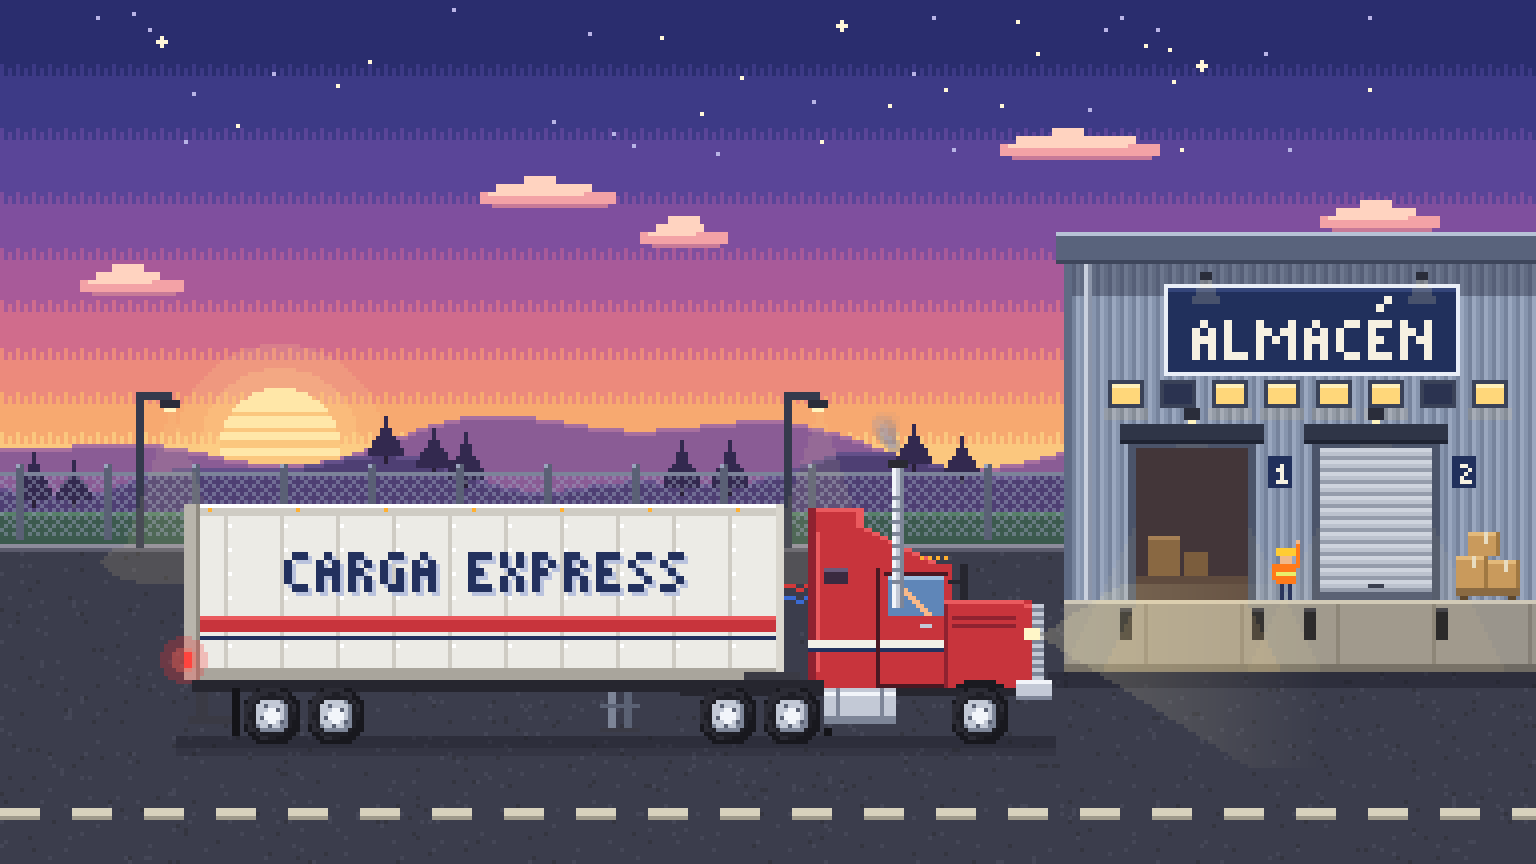

Python code for this plot:
"""Pixel art: camión con remolque largo llegando a un almacén al atardecer.

Genera:
  camion_almacen.gif  (animación: llega, frena, se abre el muelle)
  camion_almacen.png  (fotograma final a 4x)

Uso: python3 camion_almacen.py
"""
import math
import os
import random

import numpy as np
from PIL import Image

W, H = 384, 216
OUT = os.path.dirname(os.path.abspath(__file__))


def C(h):
    h = h.lstrip("#")
    return np.array([int(h[i:i + 2], 16) for i in (0, 2, 4)], dtype=np.float32)


# ---------------------------------------------------------------- primitivas
class Canvas:
    def __init__(self, img=None):
        self.a = np.zeros((H, W, 3), np.float32) if img is None else img.copy()

    def copy(self):
        return Canvas(self.a)

    def rect(self, x0, y0, x1, y1, c):
        x0, x1 = max(0, int(x0)), min(W, int(x1))
        y0, y1 = max(0, int(y0)), min(H, int(y1))
        if x0 < x1 and y0 < y1:
            self.a[y0:y1, x0:x1] = C(c) if isinstance(c, str) else c

    def px(self, x, y, c):
        x, y = int(x), int(y)
        if 0 <= x < W and 0 <= y < H:
            self.a[y, x] = C(c) if isinstance(c, str) else c

    def blend_rect(self, x0, y0, x1, y1, c, a):
        x0, x1 = max(0, int(x0)), min(W, int(x1))
        y0, y1 = max(0, int(y0)), min(H, int(y1))
        if x0 < x1 and y0 < y1:
            self.a[y0:y1, x0:x1] = self.a[y0:y1, x0:x1] * (1 - a) + C(c) * a

    def blend_px(self, x, y, c, a):
        x, y = int(x), int(y)
        if 0 <= x < W and 0 <= y < H:
            self.a[y, x] = self.a[y, x] * (1 - a) + C(c) * a

    def circle(self, cx, cy, r, c, blend=None):
        for y in range(int(cy - r - 1), int(cy + r + 2)):
            for x in range(int(cx - r - 1), int(cx + r + 2)):
                dx, dy = x + 0.5 - cx, y + 0.5 - cy
                if dx * dx + dy * dy <= r * r:
                    if blend is None:
                        self.px(x, y, c)
                    else:
                        self.blend_px(x, y, c, blend)

    def span_poly(self, rows, c, a=None):
        """rows: lista de (y, x0, x1)."""
        for y, x0, x1 in rows:
            if a is None:
                self.rect(x0, y, x1, y + 1, c)
            else:
                self.blend_rect(x0, y, x1, y + 1, c, a)

    def text(self, x, y, s, c, scale=1):
        for ch in s:
            g = FONT.get(ch, FONT[" "])
            for gy, row in enumerate(g):
                for gx, v in enumerate(row):
                    if v == "#":
                        self.rect(x + gx * scale, y + gy * scale,
                                  x + (gx + 1) * scale, y + (gy + 1) * scale, c)
            if ch == "É":  # tilde aguda
                self.rect(x + 2 * scale, y - 3 * scale, x + 3 * scale, y - 2 * scale, c)
                self.rect(x + 1 * scale, y - 2 * scale, x + 2 * scale, y - 1 * scale, c)
            x += (len(g[0]) + 1) * scale


FONT = {
    "A": [".#.", "#.#", "###", "#.#", "#.#"],
    "C": [".##", "#..", "#..", "#..", ".##"],
    "E": ["###", "#..", "##.", "#..", "###"],
    "É": ["###", "#..", "##.", "#..", "###"],
    "G": [".##", "#..", "#.#", "#.#", ".##"],
    "L": ["#..", "#..", "#..", "#..", "###"],
    "M": ["#...#", "##.##", "#.#.#", "#...#", "#...#"],
    "N": ["#..#", "##.#", "#.##", "#..#", "#..#"],
    "P": ["##.", "#.#", "##.", "#..", "#.."],
    "R": ["##.", "#.#", "##.", "#.#", "#.#"],
    "S": [".##", "#..", ".#.", "..#", "##."],
    "X": ["#.#", "#.#", ".#.", "#.#", "#.#"],
    "1": [".#.", "##.", ".#.", ".#.", "###"],
    "2": ["##.", "..#", ".#.", "#..", "###"],
    " ": ["..", "..", "..", "..", ".."],
}


def text_width(s, scale=1):
    return sum((len(FONT[ch][0]) + 1) * scale for ch in s) - scale


# ---------------------------------------------------------------- fondo
def draw_background():
    cv = Canvas()
    rnd = random.Random(7)

    # Cielo de atardecer en bandas con tramado entre ellas
    bands = [(0, "#2a2d6e"), (18, "#3d3a86"), (34, "#5a4598"), (50, "#7f4f9e"),
             (64, "#a85a99"), (77, "#d06c8c"), (89, "#ec8a7c"), (100, "#f7a970"),
             (110, "#fbc77e"), (140, "#fbc77e")]
    for (ya, ca), (yb, _) in zip(bands, bands[1:]):
        cv.rect(0, ya, W, yb, ca)
    for (ya, ca), (yb, cb) in zip(bands, bands[1:]):
        for x in range(W):          # dos filas de tramado en cada frontera
            if x % 2 == 0:
                cv.px(x, yb - 1, cb)
            if x % 2 == 1:
                cv.px(x, yb, ca)
            if x % 4 == 0:
                cv.px(x, yb - 2, cb)
    # Estrellas
    for _ in range(40):
        x, y = rnd.randrange(W), rnd.randrange(0, 40)
        cv.px(x, y, "#fff6d8" if rnd.random() < .4 else "#b9b4e6")
    for x, y in [(40, 10), (300, 16), (210, 6)]:
        for dx, dy in [(0, 0), (1, 0), (-1, 0), (0, 1), (0, -1)]:
            cv.px(x + dx, y + dy, "#fff6d8")

    # Sol poniente con franjas retro
    cv.circle(70, 112, 26, "#ffd98f", blend=0.18)
    cv.circle(70, 112, 20, "#ffd98f", blend=0.25)
    cv.circle(70, 112, 15, "#ffe7a8")
    for y, h in [(103, 1), (107, 1), (110, 2), (114, 2)]:
        for x in range(50, 90):
            if np.allclose(cv.a[y, x], C("#ffe7a8")):
                cv.rect(x, y, x + 1, y + h, "#fbc77e")

    # Nubes
    def cloud(x, y, w):
        cv.rect(x + 4, y, x + w - 6, y + 2, "#ffd3c0")
        cv.rect(x, y + 2, x + w, y + 5, "#f3a2a6")
        cv.rect(x + 2, y + 2, x + w - 8, y + 3, "#ffd3c0")
        cv.rect(x + 3, y + 5, x + w - 2, y + 6, "#c77a98")
        cv.rect(x + w // 3, y - 2, x + w // 3 + 8, y, "#ffd3c0")
    cloud(120, 46, 34); cloud(160, 56, 22); cloud(250, 34, 40); cloud(20, 68, 26)
    cloud(330, 52, 30)

    # Colinas (dos capas) y pinos
    for x in range(W):
        y1 = int(110 + 5 * math.sin(x * 0.031) + 3 * math.sin(x * 0.077 + 2))
        cv.rect(x, y1, x + 1, 136, "#8a5c95")
        cv.px(x, y1, "#a8709f")
    for x in range(W):
        y2 = int(119 + 4 * math.sin(x * 0.045 + 1) + 2 * math.sin(x * 0.11))
        cv.rect(x, y2, x + 1, 136, "#4e3f73")
        cv.px(x, y2, "#64508a")
    for tx in [8, 18, 96, 108, 116, 170, 182, 228, 240]:
        base = int(119 + 4 * math.sin(tx * 0.045 + 1) + 2 * math.sin(tx * 0.11)) + 1
        h = 10 + (tx * 7) % 6
        for i in range(h):
            half = (i * 4) // h + (1 if i > h // 2 else 0)
            cv.rect(tx - half, base - h + i, tx + half + 1, base - h + i + 1, "#33294f")
        cv.rect(tx, base, tx + 1, base + 2, "#2a2038")

    # Franja de césped y valla metálica
    cv.rect(0, 128, W, 137, "#3c5a4e")
    cv.rect(0, 128, W, 129, "#58806a")
    for x in range(0, 270):
        for y in range(118, 134):
            if (x + y) % 4 == 0 or (x - y) % 4 == 0:
                cv.blend_px(x, y, "#9aa3bd", 0.45)
    cv.rect(0, 118, 270, 119, "#7c8399")
    for x in range(4, 270, 22):
        cv.rect(x, 116, x + 2, 135, "#5a6075")
        cv.px(x, 116, "#9aa3bd")

    # Patio de asfalto con textura
    cv.rect(0, 136, W, H, "#3b3d4c")
    cv.rect(0, 136, W, 137, "#8e8c9c")
    cv.rect(0, 137, W, 138, "#5b5b6c")
    for _ in range(1400):
        x, y = rnd.randrange(W), rnd.randrange(138, H)
        cv.px(x, y, "#454757" if rnd.random() < .6 else "#34353f")
    for x in range(0, W, 18):        # línea discontinua
        cv.rect(x, 202, x + 10, 204, "#d8d2bd")
        cv.rect(x, 204, x + 10, 205, "#9f9a8b")

    # Farolas
    for lx in (34, 196):
        cv.rect(lx, 98, lx + 2, 137, "#353a4d")
        cv.rect(lx, 98, lx + 9, 100, "#353a4d")
        cv.rect(lx + 6, 100, lx + 11, 102, "#2a2d3a")
        cv.rect(lx + 7, 102, lx + 10, 103, "#fff4bf")
        rows = [(y, lx + 8 - (y - 103) // 3, lx + 10 + (y - 103) // 3) for y in range(103, 137)]
        cv.span_poly(rows, "#ffe9a0", 0.10)
        for y in range(137, 146):    # charco de luz en el suelo
            hw = int(18 * math.sqrt(max(0, 1 - ((y - 140) / 6) ** 2)))
            cv.blend_rect(lx + 9 - hw, y, lx + 9 + hw, y + 1, "#ffe9a0", 0.12)

    draw_warehouse(cv)
    return cv


# ---------------------------------------------------------------- almacén
WX = 266                    # borde izquierdo del almacén
DOORS = [(284, 312), (330, 358)]
DOOR_Y0, DOOR_Y1 = 112, 150


def draw_warehouse(cv):
    # Pared de chapa ondulada
    pal = ["#9aa7bf", "#8795ae", "#76839c"]
    for x in range(WX, W):
        cv.rect(x, 66, x + 1, 152, pal[(x - WX) % 3])
    cv.blend_rect(WX, 66, W, 74, "#1b1f33", 0.35)      # sombra del alero
    cv.rect(WX, 66, WX + 2, 152, "#5f6b84")            # arista
    # Peto y cubierta
    cv.rect(WX - 2, 58, W, 66, "#59637c")
    cv.rect(WX - 2, 58, W, 59, "#b7c2d6")
    cv.rect(WX - 2, 65, W, 66, "#3e465b")
    # Bajante
    cv.rect(WX + 5, 66, WX + 7, 152, "#c9d0de")
    cv.rect(WX + 6, 66, WX + 7, 152, "#8b94a8")
    cv.rect(WX + 3, 150, WX + 9, 152, "#c9d0de")

    # Rótulo
    label = "ALMACÉN"
    tw = text_width(label, 2)
    sx0, sx1 = 292, 292 + tw + 12
    cv.rect(sx0 - 1, 71, sx1 + 1, 94, "#e9eef7")
    cv.rect(sx0, 72, sx1, 93, "#21305c")
    cv.rect(sx0, 72, sx1, 73, "#34457a")
    cv.text(sx0 + 6, 80, label, "#f6f1e2", 2)
    for bx in (sx0 + 8, sx1 - 10):                     # focos del rótulo
        cv.rect(bx, 68, bx + 3, 70, "#2a2d3a")
        cv.span_poly([(y, bx - (y - 70) // 2, bx + 3 + (y - 70) // 2) for y in range(70, 76)],
                     "#fff2b5", 0.18)

    # Ventanas altas iluminadas
    for i, x in enumerate(range(WX + 12, W - 4, 13)):
        lit = (i * 5) % 7 not in (2, 5)
        cv.rect(x - 1, 95, x + 8, 102, "#3a4258")
        cv.rect(x, 96, x + 7, 101, "#ffd77a" if lit else "#2b3350")
        if lit:
            cv.rect(x, 96, x + 7, 97, "#fff0b8")
            cv.blend_rect(x - 2, 102, x + 9, 105, "#ffd77a", 0.12)

    # Muelle de carga de hormigón
    cv.rect(WX, 150, W, 168, "#9a958c")
    cv.rect(WX, 150, W, 151, "#cfc8b8")
    cv.rect(WX, 166, W, 168, "#6e6a63")
    for x in range(WX + 20, W, 24):
        cv.rect(x, 151, x + 1, 166, "#857f76")
    cv.blend_rect(WX - 4, 168, W, 172, "#141420", 0.35)   # sombra al patio

    for n, (d0, d1) in enumerate(DOORS):
        # Marquesina, marco, topes y número
        cv.rect(d0 - 4, 106, d1 + 4, 110, "#2f3547")
        cv.rect(d0 - 4, 110, d1 + 4, 111, "#1f2433")
        cv.rect(d0 - 2, DOOR_Y0 - 1, d1 + 2, DOOR_Y1, "#4b546a")
        for bx in (d0 - 4, d1 + 1):
            cv.rect(bx, 152, bx + 3, 160, "#1c1c22")
            cv.rect(bx, 152, bx + 3, 153, "#3a3a44")
        cv.rect(d1 + 5, 114, d1 + 11, 122, "#21305c")
        cv.text(d1 + 7, 116, str(n + 1), "#f6f1e2")
        # Lámpara de muelle
        lx = (d0 + d1) // 2
        cv.rect(lx - 2, 102, lx + 2, 105, "#2a2d3a")
        cv.rect(lx - 1, 105, lx + 1, 106, "#fff4bf")
        cv.span_poly([(y, lx - 2 - (y - 106) // 2, lx + 2 + (y - 106) // 2)
                      for y in range(111, 168)], "#ffe9a0", 0.07)

    # Palés con cajas sobre el muelle
    def boxes(x, y):
        cv.rect(x, y + 8, x + 16, y + 10, "#8a6a42")
        cv.rect(x + 1, y + 10, x + 3, y + 11, "#5e472c")
        cv.rect(x + 13, y + 10, x + 15, y + 11, "#5e472c")
        for bx, by, bw, bh in [(x, y, 8, 8), (x + 8, y + 1, 8, 7), (x + 3, y - 6, 8, 6)]:
            cv.rect(bx, by, bx + bw, by + bh, "#c99a5c")
            cv.rect(bx, by, bx + bw, by + 1, "#e3b97a")
            cv.rect(bx + bw - 1, by, bx + bw, by + bh, "#a07842")
            cv.rect(bx + bw // 2, by, bx + bw // 2 + 1, by + 3, "#e8dcc0")
    boxes(364, 139)


def draw_door(cv, f):
    """f = 0 cerrada, 1 abierta. Sólo la puerta 1 se abre."""
    for n, (d0, d1) in enumerate(DOORS):
        fo = f if n == 0 else 0.0
        h = DOOR_Y1 - DOOR_Y0
        # Interior cálido
        cv.rect(d0, DOOR_Y0, d1, DOOR_Y1, "#2a2230")
        cv.rect(d0, DOOR_Y1 - 6, d1, DOOR_Y1, "#4a3a36")
        cv.rect(d0 + 3, DOOR_Y1 - 16, d0 + 11, DOOR_Y1 - 6, "#7a5a3a")
        cv.rect(d0 + 12, DOOR_Y1 - 12, d0 + 18, DOOR_Y1 - 6, "#6a4e34")
        cv.rect(d0 + 3, DOOR_Y1 - 16, d0 + 11, DOOR_Y1 - 15, "#9a7650")
        cv.blend_rect(d0, DOOR_Y0, d1, DOOR_Y1, "#ffcf80", 0.12)
        # Persiana enrollable
        vis = int(round(h * (1 - fo)))
        for y in range(DOOR_Y0, DOOR_Y0 + vis):
            k = (y - DOOR_Y0) % 3
            cv.rect(d0, y, d1, y + 1, ["#cfd4de", "#bcc2ce", "#959cab"][k])
        if vis > 2:
            cv.rect(d0, DOOR_Y0 + vis - 2, d1, DOOR_Y0 + vis, "#5b6274")
            cv.rect((d0 + d1) // 2 - 2, DOOR_Y0 + vis - 4, (d0 + d1) // 2 + 2,
                    DOOR_Y0 + vis - 3, "#3b4050")
        if fo > 0.3:   # luz que sale del muelle abierto
            a = 0.14 * min(1, (fo - 0.3) / 0.5)
            cv.span_poly([(y, d0 - (y - 150) // 2, d1 + (y - 150) // 2) for y in range(150, 168)],
                         "#ffcf80", a)


def draw_worker(cv, x, y, frame, waving):
    """Operario sobre el muelle (pies en y)."""
    cv.rect(x, y - 4, x + 1, y, "#24305a"); cv.rect(x + 2, y - 4, x + 3, y, "#24305a")
    cv.rect(x - 1, y - 9, x + 4, y - 4, "#ff7a1a")
    cv.rect(x - 1, y - 7, x + 4, y - 6, "#e9f06a")
    cv.rect(x, y - 12, x + 3, y - 9, "#f0b98a")
    cv.rect(x - 1, y - 13, x + 4, y - 11, "#ffcc33")
    if waving and (frame // 3) % 2 == 0:
        cv.rect(x + 4, y - 14, x + 5, y - 8, "#ff7a1a"); cv.rect(x + 4, y - 15, x + 5, y - 14, "#f0b98a")
    elif waving:
        cv.rect(x + 4, y - 12, x + 6, y - 11, "#ff7a1a"); cv.rect(x + 5, y - 16, x + 6, y - 12, "#ff7a1a")
        cv.rect(x + 5, y - 17, x + 6, y - 16, "#f0b98a")
    else:
        cv.rect(x + 4, y - 9, x + 5, y - 5, "#ff7a1a")
    cv.rect(x - 2, y - 9, x - 1, y - 5, "#ff7a1a")


# ---------------------------------------------------------------- camión
RED, RED_HI, RED_LO, RED_DK = "#c8343c", "#ea5a5e", "#8f2230", "#4a1822"
CHROME, CHROME_HI, CHROME_LO = "#c3c9d6", "#f2f5fa", "#7d8597"
WHITE, WHITE_SH, WHITE_LO = "#ecebe6", "#cfccc4", "#a9a59c"
NAVY = "#23315e"
GROUND = 186
WR = 7


def draw_wheel(cv, cx, cy, angle):
    cv.circle(cx, cy, WR + 0.4, "#18181e")
    cv.circle(cx - 0.6, cy - 0.6, WR - 0.6, "#2c2c35")
    cv.circle(cx, cy, WR - 1.4, "#1f1f26")
    cv.circle(cx, cy, 4.4, CHROME_LO)
    cv.circle(cx - 0.4, cy - 0.4, 3.8, CHROME)
    cv.circle(cx, cy, 1.6, CHROME_HI)
    for k in range(5):
        a = angle + k * 2 * math.pi / 5
        cv.px(round(cx - 0.5 + 2.8 * math.cos(a)), round(cy - 0.5 + 2.8 * math.sin(a)), "#5b6274")


def draw_truck(cv, x0, dist, braking):
    x0 = int(round(x0))
    wy = GROUND - WR
    # Sombra
    for y in range(GROUND - 2, GROUND + 3):
        cv.blend_rect(x0 - 2, y, x0 + 218, y + 1, "#0e0e16", 0.30 if y < GROUND + 1 else 0.15)

    # ---- Remolque
    tx0, tx1, ty0, ty1 = x0, x0 + 150, 126, 170
    cv.rect(tx0, ty0, tx1, ty1, WHITE)
    cv.rect(tx0, ty0, tx1, ty0 + 1, "#ffffff")
    cv.rect(tx0, ty0 + 1, tx1, ty0 + 3, WHITE_SH)
    cv.rect(tx0, ty1 - 3, tx1, ty1, WHITE_LO)
    for x in range(tx0 + 10, tx1 - 2, 14):                # costillas / remaches
        cv.rect(x, ty0 + 3, x + 1, ty1 - 3, WHITE_SH)
        for y in range(ty0 + 5, ty1 - 4, 6):
            cv.px(x + 1, y, "#ffffff")
    cv.rect(tx0, ty0, tx0 + 3, ty1, "#b9b5ac")           # puertas traseras
    cv.rect(tx0 + 3, ty0, tx0 + 4, ty1, "#8f8a80")
    cv.rect(tx1 - 2, ty0, tx1, ty1, "#d9d6ce")
    for x in range(tx0 + 6, tx1 - 4, 22):                # luces de gálibo
        cv.px(x, ty0 + 1, "#ffb030")
    # Rotulación
    label = "CARGA EXPRESS"
    lw = text_width(label, 2)
    lx = tx0 + (150 - lw) // 2
    cv.text(lx + 1, 139, label, "#b9c2dd", 2)               # sombra suave
    cv.text(lx, 138, label, NAVY, 2)
    cv.rect(tx0 + 4, 154, tx1 - 2, 158, RED)
    cv.rect(tx0 + 4, 154, tx1 - 2, 155, RED_HI)
    cv.rect(tx0 + 4, 159, tx1 - 2, 160, NAVY)
    # Bastidor, parachoques trasero, patas de apoyo, guardabarros
    cv.rect(tx0 + 2, ty1, tx1 - 4, ty1 + 3, "#26262f")
    cv.rect(tx0 + 3, ty1 + 3, tx0 + 6, ty1 + 10, "#3a3a44")
    cv.rect(tx0 + 1, ty1 + 9, tx0 + 12, ty1 + 11, "#3a3a44")
    cv.rect(tx0 + 106, ty1 + 3, tx0 + 108, GROUND - 4, "#7d8597")
    cv.rect(tx0 + 110, ty1 + 3, tx0 + 112, GROUND - 4, "#5b6274")
    cv.rect(tx0 + 104, GROUND - 4, tx0 + 114, GROUND - 3, "#3a3a44")
    cv.rect(tx0 + 104, ty1 + 6, tx0 + 114, ty1 + 7, "#5b6274")
    cv.rect(tx0 + 12, ty1 + 2, tx0 + 14, GROUND - 2, "#141418")
    # Pilotos (freno)
    tail = "#ff3030" if braking else "#a01c24"
    cv.rect(tx0, 163, tx0 + 2, 167, tail)
    if braking:
        cv.circle(tx0, 165, 6, "#ff3030", blend=0.25)
        cv.circle(tx0, 165, 3, "#ff6a5a", blend=0.35)

    # ---- Mangueras entre remolque y cabina
    for i, col in enumerate(("#d23a3a", "#3a6ad2")):
        for x in range(x0 + 150, x0 + 157):
            cv.px(x, 146 + i * 3 + (1 if 152 < x - x0 < 155 else 0), col)

    # ---- Chasis de la tractora
    cv.rect(x0 + 124, 170, x0 + 210, 174, "#26262f")
    cv.rect(x0 + 140, 168, x0 + 154, 170, "#3a3a44")       # quinta rueda

    # ---- Cabina dormitorio + deflector
    cx0 = x0 + 156
    rows = []
    for y in range(127, 172):
        xe = x0 + 170 if y < 131 else x0 + 170 + int((y - 131) * 20 / 10) if y < 141 else x0 + 192
        rows.append((y, cx0, min(xe, x0 + 192)))
    cv.span_poly(rows, RED)
    for y in range(127, 141):                             # luz en el deflector
        xe = x0 + 170 if y < 131 else x0 + 170 + int((y - 131) * 2)
        cv.px(xe - 1, y, RED_HI)
        cv.px(xe - 2, y, RED_HI)
    cv.rect(cx0, 127, x0 + 170, 128, RED_HI)
    cv.rect(cx0, 127, cx0 + 2, 172, RED_LO)
    cv.rect(cx0 + 2, 133, cx0 + 3, 168, RED_HI)
    # Franja decorativa
    cv.rect(cx0, 160, x0 + 214, 162, "#f2f0e8")
    cv.rect(cx0, 162, x0 + 214, 163, NAVY)
    # Ventana dormitorio y puerta
    cv.rect(x0 + 160, 142, x0 + 166, 146, "#3a2a40")
    cv.rect(x0 + 160, 142, x0 + 166, 143, "#6a5a7a")
    cv.rect(x0 + 173, 142, x0 + 174, 171, RED_DK)          # junta de puerta
    cv.rect(x0 + 173, 171, x0 + 190, 172, RED_DK)
    cv.rect(x0 + 184, 156, x0 + 187, 157, CHROME)          # tirador
    # Ventanilla (refleja el atardecer)
    win = [(y, x0 + 176, x0 + 190) for y in range(144, 154)]
    cv.span_poly(win, "#5f86b8")
    for y in range(144, 154):
        cv.px(x0 + 176 + (y - 144), y, "#f7b98a")
        cv.px(x0 + 177 + (y - 144), y, "#f7b98a")
    cv.rect(x0 + 176, 144, x0 + 190, 145, "#9fc0e0")
    cv.rect(x0 + 175, 143, x0 + 191, 144, RED_DK)
    # Techo de cabina, luces ámbar
    for x in range(x0 + 184, x0 + 191, 2):
        cv.px(x, 139, "#ffb030")
    # Capó
    cv.rect(x0 + 190, 150, x0 + 212, 172, RED)
    cv.rect(x0 + 190, 150, x0 + 210, 151, RED_HI)
    cv.rect(x0 + 210, 151, x0 + 212, 152, RED_HI)
    cv.rect(x0 + 190, 151, x0 + 191, 172, RED_LO)
    cv.rect(x0 + 192, 154, x0 + 208, 155, RED_LO)          # rejilla lateral
    cv.rect(x0 + 192, 156, x0 + 208, 157, RED_LO)
    # Calandra, faro, parachoques
    cv.rect(x0 + 212, 151, x0 + 215, 170, CHROME)
    for y in range(152, 169, 2):
        cv.rect(x0 + 212, y, x0 + 215, y + 1, CHROME_LO)
    cv.rect(x0 + 210, 157, x0 + 214, 160, "#fff6c8")
    cv.rect(x0 + 208, 170, x0 + 217, 175, CHROME)
    cv.rect(x0 + 208, 170, x0 + 217, 171, CHROME_HI)
    cv.rect(x0 + 208, 174, x0 + 217, 175, CHROME_LO)
    # Retrovisor
    cv.rect(x0 + 191, 145, x0 + 195, 146, "#26262f")
    cv.rect(x0 + 194, 141, x0 + 196, 150, "#26262f")
    # Pasos de rueda (arcos)
    for wx in (x0 + 199,):
        for y in range(wy - 9, 172):
            for x in range(wx - 10, wx + 11):
                dx, dy = x + .5 - wx, y + .5 - wy
                if dx * dx + dy * dy <= 9.6 ** 2:
                    cv.px(x, y, "#1a1a20")
    # Depósito de combustible
    cv.rect(x0 + 160, 172, x0 + 178, 181, CHROME)
    cv.rect(x0 + 160, 173, x0 + 178, 174, CHROME_HI)
    cv.rect(x0 + 160, 179, x0 + 178, 181, CHROME_LO)
    cv.rect(x0 + 163, 172, x0 + 164, 181, CHROME_LO)
    cv.rect(x0 + 174, 172, x0 + 175, 181, CHROME_LO)
    # Escape vertical
    cv.rect(x0 + 177, 116, x0 + 180, 152, CHROME)
    cv.rect(x0 + 177, 116, x0 + 178, 152, CHROME_HI)
    cv.rect(x0 + 179, 116, x0 + 180, 152, CHROME_LO)
    cv.rect(x0 + 176, 115, x0 + 181, 117, "#2a2a32")
    for y in range(124, 146, 3):
        cv.rect(x0 + 177, y, x0 + 180, y + 1, CHROME_LO)

    # ---- Ruedas
    ang = dist / WR
    for wx in (x0 + 22, x0 + 38, x0 + 136, x0 + 152, x0 + 199):
        draw_wheel(cv, wx, wy, ang)
    # Guardabarros tractora
    cv.rect(x0 + 128, 170, x0 + 160, 172, "#26262f")
    cv.rect(x0 + 160, 182, x0 + 162, GROUND - 2, "#141418")


def draw_headlight(cv, x0):
    x0 = int(round(x0))
    sx = x0 + 214
    rows = []
    for y in range(146, GROUND + 6):
        d = abs(y - 158.5)
        start = sx + int(d * 1.6)
        rows.append((y, start, sx + 70))
    for y, a, b in rows:
        for x in range(a, min(b, W)):
            t = (x - sx) / 70
            cv.blend_px(x, y, "#fff3b8", 0.20 * (1 - t))


# ---------------------------------------------------------------- animación
def ease_out(t):
    return 1 - (1 - t) ** 3


def main():
    bg = draw_background()
    X_START, X_END = -230, 46
    DRIVE, DOOR_START, DOOR_FRAMES, TOTAL = 52, 58, 16, 92
    smoke = []
    rnd = random.Random(3)
    frames = []
    prev_x = X_START
    for f in range(TOTAL):
        t = min(1, f / DRIVE)
        x = X_START + (X_END - X_START) * ease_out(t)
        v = x - prev_x
        prev_x = x
        dist = x - X_START
        braking = DRIVE - 18 <= f
        door = min(1, max(0, (f - DOOR_START) / DOOR_FRAMES))

        cv = bg.copy()
        draw_door(cv, door)
        draw_worker(cv, 320, 150, f, waving=f >= DRIVE - 6)

        # Humo del escape
        if f % 2 == 0:
            smoke.append([x + 178, 113, -0.3 + rnd.uniform(-.1, .1), -0.7, 1.0, 0])
        for p in smoke:
            # el humo se queda un poco atrás respecto al escape, sin dejar una estela larga
            p[0] += p[2] + v * 0.8
            p[1] += p[3]
            p[3] *= 0.96
            p[4] += 0.22
            p[5] += 1
        smoke = [p for p in smoke if p[5] < 14]
        draw_truck(cv, x, dist, braking)
        for sx, sy, _, _, r, age in smoke:
            a = 0.55 * (1 - age / 14)
            cv.circle(sx, sy, r, "#8c8897", blend=a)
            cv.circle(sx - r * 0.3, sy - r * 0.3, r * 0.5, "#b9b4c4", blend=a * 0.8)
        draw_headlight(cv, x)
        frames.append(np.clip(cv.a, 0, 255).astype(np.uint8))

    # Paleta global (evita parpadeo de colores entre fotogramas)
    sample = Image.fromarray(np.concatenate(frames[::6] + [frames[-1]], axis=0))
    pal_img = sample.quantize(colors=255, method=Image.Quantize.MEDIANCUT)
    gif_frames = []
    for fr in frames:
        im = Image.fromarray(fr).resize((W * 3, H * 3), Image.NEAREST)
        gif_frames.append(im.quantize(palette=pal_img, dither=Image.Dither.NONE))
    durations = [70] * TOTAL
    durations[-1] = 1800
    gif_frames[0].save(os.path.join(OUT, "camion_almacen.gif"), save_all=True,
                       append_images=gif_frames[1:], duration=durations, loop=0,
                       optimize=True, disposal=1)
    Image.fromarray(frames[-1]).resize((W * 4, H * 4), Image.NEAREST).save(
        os.path.join(OUT, "camion_almacen.png"))
    print("ok", len(frames), "frames")


if __name__ == "__main__":
    main()
